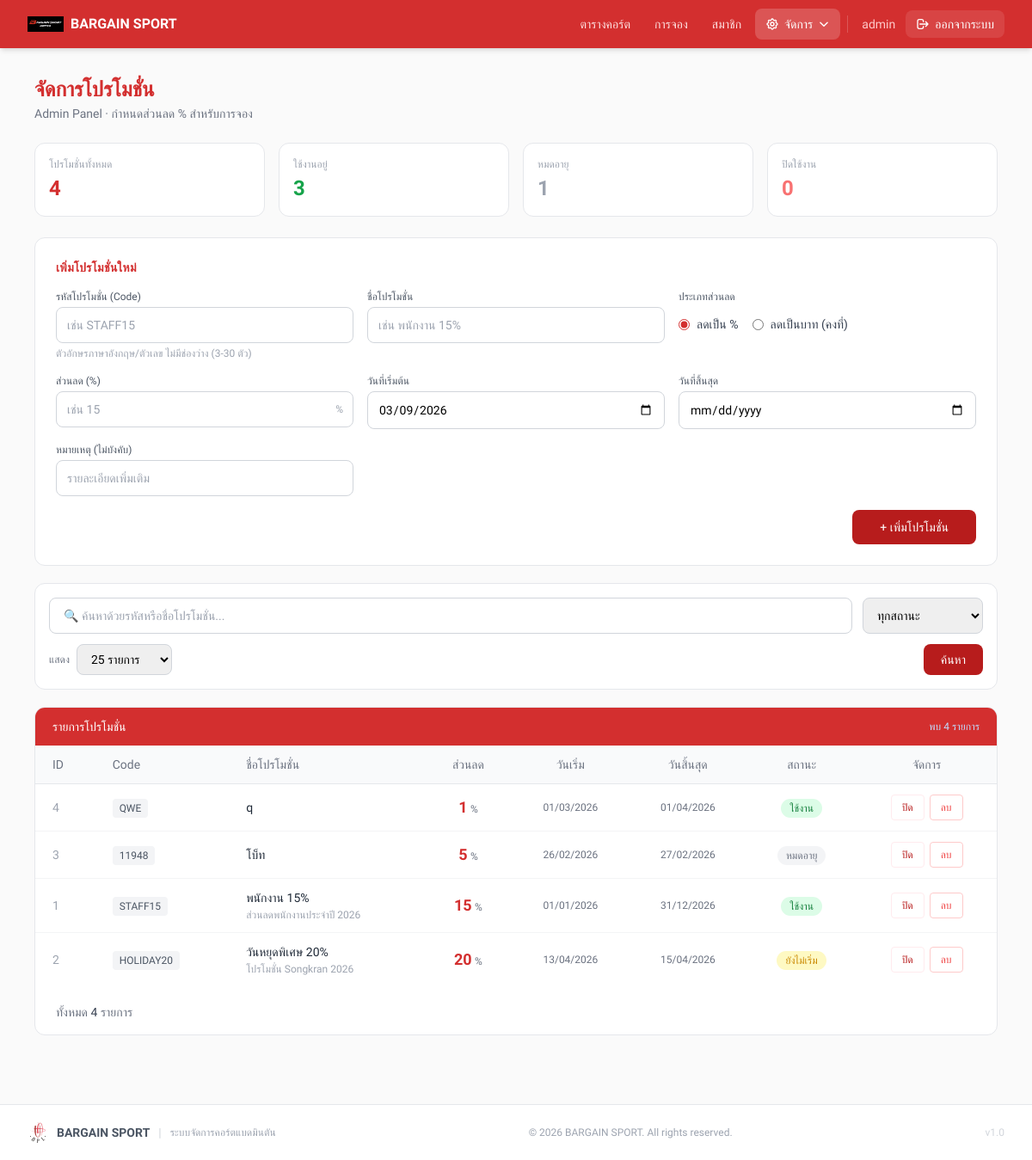
Screenshot of /admin/promotions.php (signed in) with the database file from the repository.
### tables this page shows
CREATE TABLE `promotions` (
  `id` int NOT NULL,
  `code` varchar(30) NOT NULL COMMENT 'à¸£à¸«à¸±à¸ªà¹‚à¸›à¸£à¹‚à¸¡à¸Šà¸±à¹ˆà¸™ à¹€à¸Šà¹ˆà¸™ STAFF15',
  `name` varchar(100) NOT NULL COMMENT 'à¸Šà¸·à¹ˆà¸­à¹‚à¸›à¸£à¹‚à¸¡à¸Šà¸±à¹ˆà¸™ à¹€à¸Šà¹ˆà¸™ à¸žà¸™à¸±à¸à¸‡à¸²à¸™ 15%',
  `discount_percent` decimal(5,2) NOT NULL COMMENT 'à¸ªà¹ˆà¸§à¸™à¸¥à¸” % à¹€à¸Šà¹ˆà¸™ 15.00',
  `discount_type` enum('percent','fixed') NOT NULL DEFAULT 'percent' COMMENT 'percent=%, fixed=fixed amount',
  `start_date` date NOT NULL,
  `end_date` date NOT NULL,
  `is_active` tinyint(1) NOT NULL DEFAULT '1',
  `description` text,
  `created_by` int DEFAULT NULL,
  `created_at` timestamp NOT NULL DEFAULT CURRENT_TIMESTAMP,
  `updated_at` timestamp NULL DEFAULT NULL ON UPDATE CURRENT_TIMESTAMP
);

### admin/promotions.php (the view, shortened to what this page needs)
<?php
require_once __DIR__ . '/../config/db.php';
$today = date('Y-m-d');
$allRows = $pdo->query("SELECT is_active, start_date, end_date FROM promotions")->fetchAll();
$total = count($allRows);
$active = 0;
$inactive = 0;
$expired = 0;
foreach ($allRows as $p) {
  if ($today > $p['end_date']) {
    $expired++;
    continue;
  }
  $active++;
}
$search = trim($_GET['search'] ?? '');
$status_filter = trim($_GET['status_filter'] ?? '');
$per_page_raw = $_GET['per_page'] ?? '25';
$per_page = ($per_page_raw === 'all') ? 0 : (int) $per_page_raw;
$page = max(1, (int) ($_GET['page'] ?? 1));
$pWhere = ['1=1'];
$pParams = [];
$pWhereClause = implode(' AND ', $pWhere);
$cntStmt = $pdo->prepare("SELECT COUNT(*) FROM promotions p WHERE $pWhereClause");
$cntStmt->execute($pParams);
$totalRecords = (int) $cntStmt->fetchColumn();
$offset = 0;
if ($per_page > 0) {
  $totalPages = max(1, (int) ceil($totalRecords / $per_page));
  $page = min($page, $totalPages);
  $offset = ($page - 1) * $per_page;
}
$pQuery = "SELECT p.*, u.username AS creator FROM promotions p LEFT JOIN users u ON p.created_by = u.id WHERE $pWhereClause ORDER BY p.created_at DESC";
if ($per_page > 0)
  $pQuery .= " LIMIT $per_page OFFSET $offset";
$pStmt = $pdo->prepare($pQuery);
$pStmt->execute($pParams);
$promotions = $pStmt->fetchAll();
?>
<!doctype html>
<html lang="th">
<head>
  <script src="https://cdn.tailwindcss.com"></script>
</head>
<body style="background:#FAFAFA;" class="min-h-screen">
  <?php include __DIR__ . '/../includes/header.php'; ?>
  <div class="max-w-6xl mx-auto px-4 py-8">
    <div class="mb-6">
      <h1 style="color:#D32F2F;" class="text-2xl font-bold">จัดการโปรโมชั่น</h1>
      <p class="text-gray-500 text-sm mt-0.5">Admin Panel · กำหนดส่วนลด % สำหรับการจอง</p>
    </div>
    <div class="grid grid-cols-2 sm:grid-cols-4 gap-4 mb-6">
      <div class="bg-white rounded-xl border border-gray-200 p-4">
        <p class="text-gray-400 text-xs mb-1">โปรโมชั่นทั้งหมด</p>
        <p style="color:#D32F2F;" class="text-2xl font-bold"><?= $total ?></p>
      </div>
      <div class="bg-white rounded-xl border border-gray-200 p-4">
        <p class="text-gray-400 text-xs mb-1">ใช้งานอยู่</p>
        <p class="text-2xl font-bold text-green-600"><?= $active ?></p>
      </div>
      <div class="bg-white rounded-xl border border-gray-200 p-4">
        <p class="text-gray-400 text-xs mb-1">หมดอายุ</p>
        <p class="text-2xl font-bold text-gray-400"><?= $expired ?></p>
      </div>
      <div class="bg-white rounded-xl border border-gray-200 p-4">
        <p class="text-gray-400 text-xs mb-1">ปิดใช้งาน</p>
        <p class="text-2xl font-bold text-red-400"><?= $inactive ?></p>
      </div>
    </div>
    <div class="bg-white rounded-xl border border-gray-200 p-6 mb-5">
      <h2 style="color:#D32F2F;" class="font-semibold mb-4 text-sm uppercase tracking-wide">เพิ่มโปรโมชั่นใหม่</h2>
      <form method="post" class="grid grid-cols-1 sm:grid-cols-2 lg:grid-cols-3 gap-4">
        <div>
          <label class="block text-xs font-medium text-gray-600 mb-1">รหัสโปรโมชั่น (Code)</label>
          <input type="text" name="code" required maxlength="30" placeholder="เช่น STAFF15"
            oninput="this.value = this.value.toUpperCase()" style="text-transform:uppercase"
            class="w-full px-3 py-2.5 border border-gray-300 rounded-lg focus:border-[#FFEBEE] focus:ring-2 focus:ring-[#FFEBEE]/20 outline-none text-sm">
          <p class="text-xs text-gray-400 mt-1">ตัวอักษรภาษาอังกฤษ/ตัวเลข ไม่มีช่องว่าง (3-30 ตัว)</p>
        </div>
        <div>
          <label class="block text-xs font-medium text-gray-600 mb-1">ชื่อโปรโมชั่น</label>
          <input type="text" name="name" required maxlength="100" placeholder="เช่น พนักงาน 15%"
            class="w-full px-3 py-2.5 border border-gray-300 rounded-lg focus:border-[#FFEBEE] focus:ring-2 focus:ring-[#FFEBEE]/20 outline-none text-sm">
        </div>
        <div>
          <label class="block text-xs font-medium text-gray-600 mb-1">ประเภทส่วนลด</label>
          <div class="flex gap-4 py-2.5">
            <label class="flex items-center gap-2 cursor-pointer">
              <input type="radio" name="discount_type" value="percent" id="dtPercent" checked
                onchange="updateDiscountLabel()" class="accent-[#D32F2F]">
              <span class="text-sm text-gray-700">ลดเป็น %</span>
            </label>
            <label class="flex items-center gap-2 cursor-pointer">
              <input type="radio" name="discount_type" value="fixed" id="dtFixed" onchange="updateDiscountLabel()"
                class="accent-[#D32F2F]">
              <span class="text-sm text-gray-700">ลดเป็นบาท (คงที่)</span>
            </label>
          </div>
        </div>
        <div>
          <label class="block text-xs font-medium text-gray-600 mb-1" id="discountLabel">ส่วนลด (%)</label>
          <div class="relative">
            <input type="number" name="discount_percent" id="discountInput" required min="1" step="0.5"
              placeholder="เช่น 15"
              class="w-full px-3 py-2.5 border border-gray-300 rounded-lg focus:border-[#FFEBEE] focus:ring-2 focus:ring-[#FFEBEE]/20 outline-none text-sm pr-12">
            <span id="discountUnit"
              class="absolute right-3 top-1/2 -translate-y-1/2 text-xs text-gray-400 pointer-events-none">%</span>
          </div>
        </div>
        <div>
          <label class="block text-xs font-medium text-gray-600 mb-1">วันที่เริ่มต้น</label>
          <input type="date" name="start_date" required value="<?= date('Y-m-d') ?>"
            class="w-full px-3 py-2.5 border border-gray-300 rounded-lg focus:border-[#FFEBEE] focus:ring-2 focus:ring-[#FFEBEE]/20 outline-none text-sm">
        </div>
        <div>
          <label class="block text-xs font-medium text-gray-600 mb-1">วันที่สิ้นสุด</label>
          <input type="date" name="end_date" required
            class="w-full px-3 py-2.5 border border-gray-300 rounded-lg focus:border-[#FFEBEE] focus:ring-2 focus:ring-[#FFEBEE]/20 outline-none text-sm">
        </div>
        <div>
          <label class="block text-xs font-medium text-gray-600 mb-1">หมายเหตุ (ไม่บังคับ)</label>
          <input type="text" name="description" maxlength="255" placeholder="รายละเอียดเพิ่มเติม"
            class="w-full px-3 py-2.5 border border-gray-300 rounded-lg focus:border-[#FFEBEE] focus:ring-2 focus:ring-[#FFEBEE]/20 outline-none text-sm">
        </div>
        <div class="sm:col-span-2 lg:col-span-3 flex justify-end">
          <button type="submit" name="add" style="background:#B71C1C;"
            class="px-8 py-2.5 text-white text-sm font-medium rounded-lg hover:opacity-90 transition-opacity">
            + เพิ่มโปรโมชั่น
          </button>
        </div>
      </form>
    </div>
    <div class="bg-white rounded-xl border border-gray-200 p-4 mb-5">
      <form method="get" class="flex flex-col gap-3">
        <div class="flex flex-col sm:flex-row gap-3">
          <div class="flex-1">
            <input type="text" name="search" value="<?= htmlspecialchars($search) ?>"
              placeholder="🔍 ค้นหาด้วยรหัสหรือชื่อโปรโมชั่น..."
              class="w-full px-4 py-2.5 rounded-lg border border-gray-300 focus:border-blue-400 focus:ring-2 focus:ring-blue-100 outline-none text-sm">
          </div>
          <select name="status_filter"
            class="px-3 py-2.5 rounded-lg border border-gray-300 focus:border-blue-400 outline-none text-sm min-w-[140px]">
            <option value="">ทุกสถานะ</option>
          </select>
        </div>
        <div class="flex flex-wrap gap-2 items-center">
          <label class="text-xs text-gray-500 whitespace-nowrap">แสดง</label>
          <select name="per_page" onchange="this.form.submit()"
            class="px-3 py-2 rounded-lg border border-gray-300 outline-none text-sm">
            <option value="25" <?= $per_page === 25 ? 'selected' : '' ?>>25 รายการ</option>
          </select>
          <button type="submit" style="background:#B71C1C;"
            class="px-5 py-2 text-white text-sm font-medium rounded-lg hover:opacity-90 transition-opacity">
            ค้นหา
          </button>
        </div>
      </form>
    </div>
    <div class="bg-white rounded-xl border border-gray-200 overflow-hidden">
      <div style="background:#D32F2F;" class="px-5 py-3 flex justify-between items-center">
        <h2 class="text-white font-medium text-sm">รายการโปรโมชั่น</h2>
        <span class="text-blue-200 text-xs">
          พบ <?= number_format($totalRecords) ?>
          รายการ<?= ($search !== '' || $status_filter !== '') ? ' (กรองแล้ว)' : '' ?>
        </span>
      </div>
        <?php foreach ($promotions as $p):
          if (!$p['is_active']) {
            $badgeClass = 'bg-red-100 text-red-500';
            $badgeText = 'ปิดใช้งาน';
          } elseif ($today > $p['end_date']) {
            $badgeClass = 'bg-gray-100 text-gray-500';
            $badgeText = 'หมดอายุ';
          } elseif ($today < $p['start_date']) {
            $badgeClass = 'bg-yellow-100 text-yellow-600';
            $badgeText = 'ยังไม่เริ่ม';
          } else {
            $badgeClass = 'bg-green-100 text-green-700';
            $badgeText = 'ใช้งาน';
          }
          ?>
        <?php endforeach; ?>
      <div class="hidden lg:block overflow-x-auto">
        <table class="w-full text-sm">
          <thead>
            <tr class="bg-gray-50 border-b border-gray-200 text-left">
              <th class="px-5 py-3 font-medium text-gray-500">ID</th>
              <th class="px-5 py-3 font-medium text-gray-500">Code</th>
              <th class="px-5 py-3 font-medium text-gray-500">ชื่อโปรโมชั่น</th>
              <th class="px-5 py-3 font-medium text-gray-500 text-center">ส่วนลด</th>
              <th class="px-5 py-3 font-medium text-gray-500 text-center">วันเริ่ม</th>
              <th class="px-5 py-3 font-medium text-gray-500 text-center">วันสิ้นสุด</th>
              <th class="px-5 py-3 font-medium text-gray-500 text-center">สถานะ</th>
              <th class="px-5 py-3 font-medium text-gray-500 text-center">จัดการ</th>
            </tr>
          </thead>
          <tbody class="divide-y divide-gray-100">
            <?php foreach ($promotions as $p):
              if (!$p['is_active']) {
                $badgeClass = 'bg-red-100 text-red-500';
                $badgeText = 'ปิดใช้งาน';
              } elseif ($today > $p['end_date']) {
                $badgeClass = 'bg-gray-100 text-gray-500';
                $badgeText = 'หมดอายุ';
              } elseif ($today < $p['start_date']) {
                $badgeClass = 'bg-yellow-100 text-yellow-600';
                $badgeText = 'ยังไม่เริ่ม';
              } else {
                $badgeClass = 'bg-green-100 text-green-700';
                $badgeText = 'ใช้งาน';
              }
              ?>
              <tr class="hover:bg-gray-50 transition-colors">
                <td class="px-5 py-3 text-gray-400"><?= $p['id'] ?></td>
                <td class="px-5 py-3">
                  <span
                    class="font-mono text-xs bg-gray-100 text-gray-600 px-2 py-1 rounded"><?= htmlspecialchars($p['code']) ?></span>
                </td>
                <td class="px-5 py-3">
                  <p class="font-medium text-gray-800"><?= htmlspecialchars($p['name']) ?></p>
                  <?php if ($p['description']): ?>
                    <p class="text-xs text-gray-400 mt-0.5"><?= htmlspecialchars($p['description']) ?></p>
                  <?php endif; ?>
                </td>
                <td class="px-5 py-3 text-center">
                  <?php $dtype = $p['discount_type'] ?? 'percent'; ?>
                  <span style="color:#D32F2F;"
                    class="text-lg font-bold"><?= number_format($p['discount_percent'], ($p['discount_percent'] == floor($p['discount_percent']) ? 0 : 2)) ?></span>
                  <span class="text-xs text-gray-500"><?= $dtype === 'fixed' ? ' บาท' : '%' ?></span>
                </td>
                <td class="px-5 py-3 text-center text-gray-500 text-xs"><?= date('d/m/Y', strtotime($p['start_date'])) ?>
                </td>
                <td class="px-5 py-3 text-center text-gray-500 text-xs"><?= date('d/m/Y', strtotime($p['end_date'])) ?>
                </td>
                <td class="px-5 py-3 text-center">
                  <span class="text-xs px-2.5 py-1 rounded-full <?= $badgeClass ?>"><?= $badgeText ?></span>
                </td>
                <td class="px-5 py-3">
                  <div class="flex gap-1.5 justify-center">
                    <a href="?toggle=<?= $p['id'] ?>" style="border-color:#FFEBEE; color:#B71C1C;"
                      class="px-3 py-1.5 border text-xs rounded hover:bg-[#FAFAFA] transition-colors">
                      <?= $p['is_active'] ? 'ปิด' : 'เปิด' ?>
                    </a>
                    <button type="button"
                      onclick="swalDelete('?delete=<?= $p['id'] ?>', '<?= htmlspecialchars($p['name'], ENT_QUOTES) ?>')"
                      class="px-3 py-1.5 border border-red-200 text-red-500 text-xs rounded hover:bg-red-50 transition-colors">
                      ลบ
                    </button>
                  </div>
                </td>
              </tr>
            <?php endforeach; ?>
          </tbody>
        </table>
      </div>
      <div class="px-5 pb-4">
        <?php include __DIR__ . '/../includes/pagination.php'; ?>
      </div>
    </div>
  </div>
  <?php include __DIR__ . '/../includes/footer.php'; ?>
</body>
</html>

### includes/header.php (style rules this page uses)
* { font-family: 'Prompt', sans-serif !important; }

### rows the page displays
promotions: id "4", code "QWE", name "q", discount_percent "1", start_date "01/03/2026", end_date "01/04/2026", badgeText "ใช้งาน", shows "ปิด"
promotions: id "3", code "11948", name "โบ็ท", discount_percent "5", start_date "26/02/2026", end_date "27/02/2026", badgeText "หมดอายุ", shows "ปิด"
promotions: id "1", code "STAFF15", name "พนักงาน 15%", description "ส่วนลดพนักงานประจำปี 2026", discount_percent "15", start_date "01/01/2026", end_date "31/12/2026", badgeText "ใช้งาน", shows "ปิด"
promotions: id "2", code "HOLIDAY20", name "วันหยุดพิเศษ 20%", description "โปรโมชั่น Songkran 2026", discount_percent "20", start_date "13/04/2026", end_date "15/04/2026", badgeText "ยังไม่เริ่ม", shows "ปิด"

### other values shown
$_siteName "BARGAIN SPORT"
$_username "admin"
$total "4"
$active "3"
$expired "1"
$inactive "0"
$totalRecords "4"
